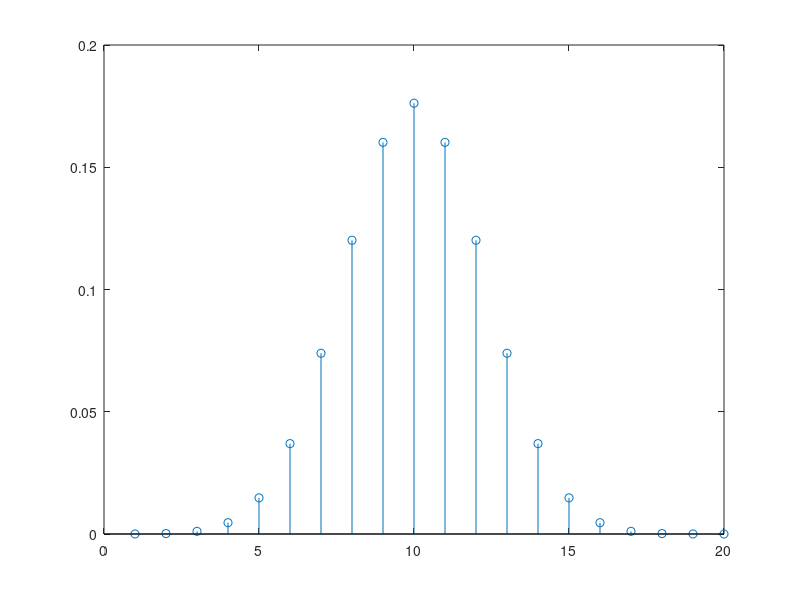
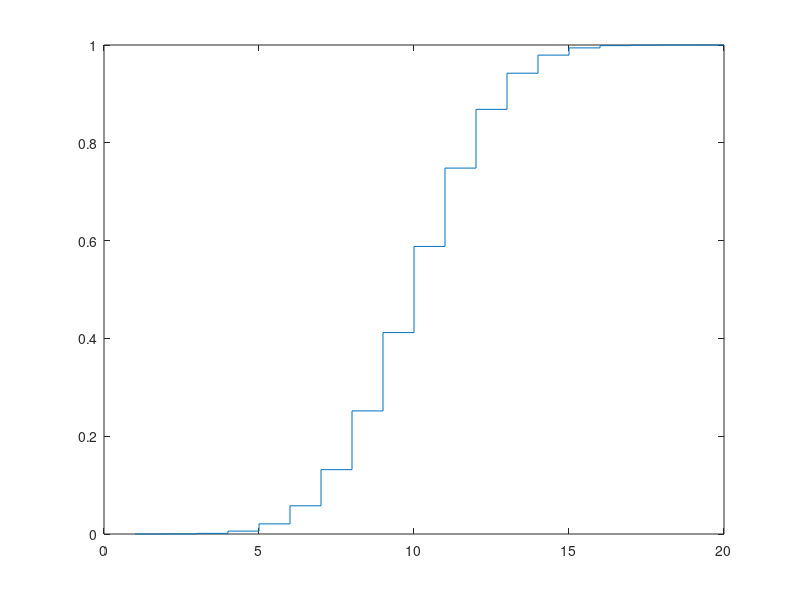

MATLAB code for these plots, in order:
n=20
p=0.5
q=1-p 
for r=1:20
    s(r)=factorial(n)/(factorial(n-r)*factorial(r));
    s(r)=s(r)*p^r*q^(n-r);
    sum=0
    for i=1:r
       sum=sum+s(i);
    end
   k(r)=(sum);
    end
figure(1)
stem(s)
figure(2)
stairs(k)
